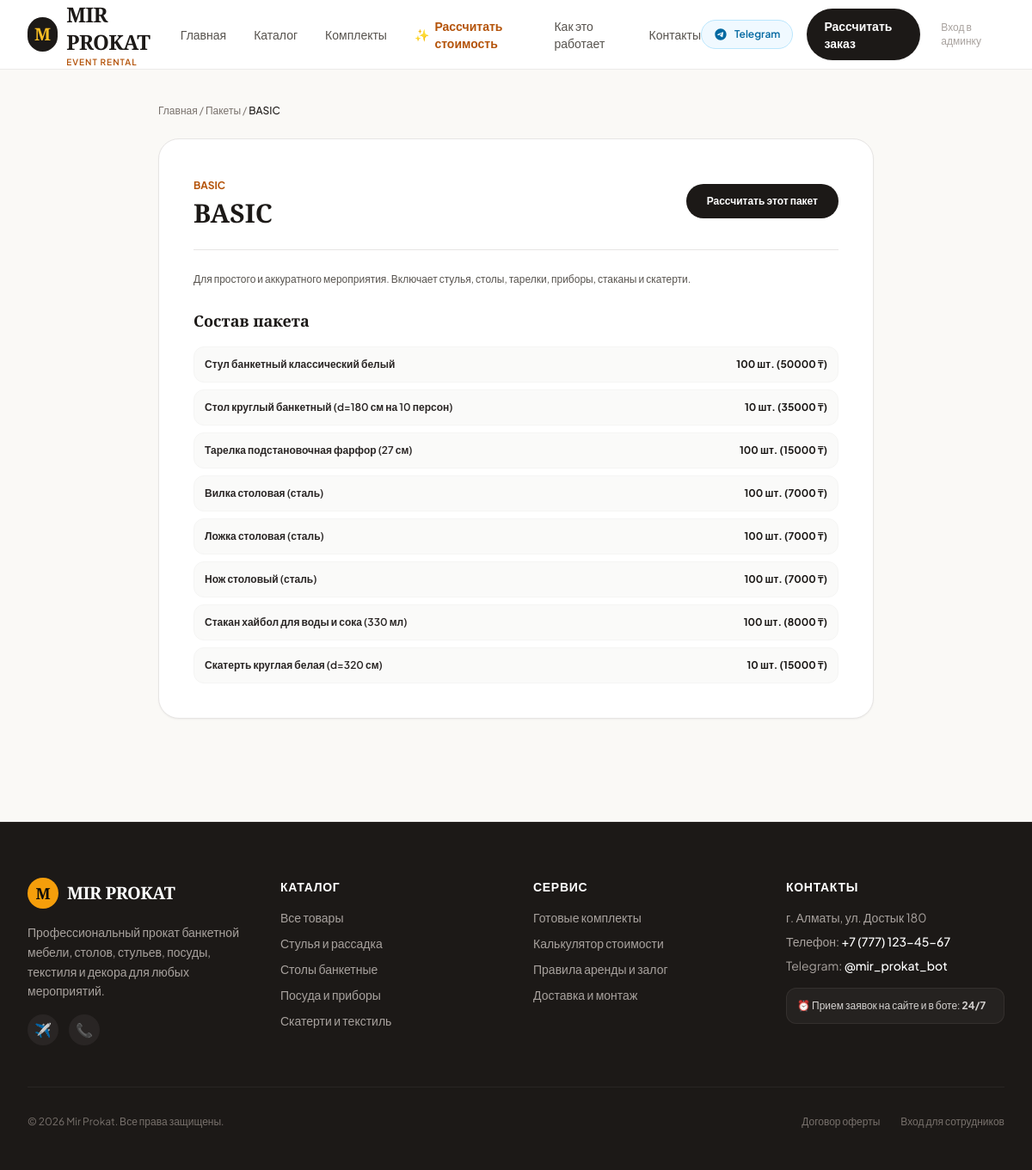
Page /packages/basic/ on the committed database.
### apps/catalog/models.py (models this page shows, shortened)
class Package(models.Model):
    TIER_BASIC = 'basic'
    TIER_STANDARD = 'standard'
    TIER_PREMIUM = 'premium'
    TIER_CHOICES = [
        (TIER_BASIC, 'BASIC'),
        (TIER_STANDARD, 'STANDARD'),
        (TIER_PREMIUM, 'PREMIUM'),
    ]
    name = models.CharField(_('Название'), max_length=100)
    slug = models.SlugField(_('URL'), unique=True)
    tier = models.CharField(_('Уровень'), max_length=20, choices=TIER_CHOICES, default=TIER_BASIC)
    description = models.TextField(_('Описание'), blank=True)
    image = models.ImageField(_('Фото'), upload_to='packages/', blank=True, null=True)
    base_price_override = models.DecimalField(
        _('Фиксированная цена (если задана, используется вместо расчётной)'),
        max_digits=12, decimal_places=2, null=True, blank=True
    )
    price_per_guest = models.DecimalField(
        _('Цена за гостя (если 0 — рассчитывается из товаров)'),
        max_digits=10, decimal_places=2, default=0
    )
    is_active = models.BooleanField(_('Активен'), default=True)
    is_featured = models.BooleanField(_('Рекомендуемый'), default=False)
    order = models.PositiveIntegerField(_('Порядок отображения'), default=0)
    created_at = models.DateTimeField(auto_now_add=True)
    class Meta:
        verbose_name = _('Пакет')
        verbose_name_plural = _('Пакеты')
        ordering = ['order', 'tier']
    def calculate_price(self, guest_count):
        if self.base_price_override:
            return self.base_price_override
        if self.price_per_guest > 0:
            return self.price_per_guest * guest_count
        total = 0
        for item in self.items.select_related('product'):
            qty = item.get_quantity_for_guests(guest_count)
            total += qty * item.product.rental_price
        return total
    def get_items_for_guests(self, guest_count):
        result = []
        for item in self.items.select_related('product'):
            qty = item.get_quantity_for_guests(guest_count)
            result.append({
                'product': item.product,
                'quantity': qty,
                'price': qty * item.product.rental_price,
            })
        return result

class Product(models.Model):
    category = models.ForeignKey(
        Category, on_delete=models.CASCADE,
        related_name='products', verbose_name=_('Категория')
    )
    name = models.CharField(_('Название'), max_length=200)
    slug = models.SlugField(_('URL'), unique=True)
    description = models.TextField(_('Описание'), blank=True)
    image = models.ImageField(_('Фото'), upload_to='products/', blank=True, null=True)
    total_quantity = models.PositiveIntegerField(_('Всего на складе'), default=0)
    in_repair = models.PositiveIntegerField(_('На ремонте'), default=0)
    min_stock = models.PositiveIntegerField(_('Минимальный остаток'), default=5)
    rental_price = models.DecimalField(_('Цена аренды (₸)'), max_digits=10, decimal_places=2, default=0)
    deposit = models.DecimalField(_('Залог (₸)'), max_digits=10, decimal_places=2, default=0)
    guests_per_unit = models.PositiveIntegerField(
        _('Гостей на единицу'),
        default=1,
        help_text='Например: 10 — значит 1 единица на 10 гостей (для столов). 1 — одна единица на гостя.'
    )
    is_active = models.BooleanField(_('Активен'), default=True)
    created_at = models.DateTimeField(auto_now_add=True)
    updated_at = models.DateTimeField(auto_now=True)
    class Meta:
        verbose_name = _('Товар')
        verbose_name_plural = _('Товары')
        ordering = ['category', 'name']

### apps/catalog/views.py (the view)
# urls.py: path('packages/<slug:slug>/', views.package_detail_view, name='package_detail'),
def package_detail_view(request, slug):
    package = get_object_or_404(Package, slug=slug, is_active=True)
    guests = int(request.GET.get('guests', 100))
    items = package.get_items_for_guests(guests)
    price = package.calculate_price(guests)
    context = {
        'package': package,
        'guests': guests,
        'items': items,
        'price': price,
    }
    return render(request, 'site/package_detail.html', context)

### apps/catalog/context_processors.py (called while the page is built)
def categories_processor(request):
    return {
        'all_categories': Category.objects.filter(is_active=True).order_by('order', 'name')
    }

### apps/catalog/models.py (called while the page is built)
    def get_quantity_for_guests(self, guest_count):
        import math
        qty = math.ceil(float(self.quantity_per_guest) * guest_count)
        return max(qty, self.min_quantity)

### templates/site/package_detail.html (shortened to what this page needs)
{% extends 'base.html' %}
{% block content %}
<div class="max-w-4xl mx-auto px-4 sm:px-6 lg:px-8 py-10" x-data="{ guests: {{ guests }} }">
    <div class="mb-6 text-xs text-stone-500">
        <a href="{% url 'catalog:home' %}" class="hover:text-amber-700">Главная</a> /
        <a href="{% url 'catalog:packages' %}" class="hover:text-amber-700">Пакеты</a> /
        <span class="text-stone-900 font-medium">{{ package.name }}</span>
    </div>
    <div class="bg-white rounded-3xl border border-stone-200 p-8 sm:p-10 shadow-sm">
        <div class="flex flex-col sm:flex-row justify-between items-start sm:items-center gap-4 pb-6 border-b border-stone-200">
            <div>
                <span class="text-xs uppercase font-bold text-amber-700">{{ package.get_tier_display }}</span>
                <h1 class="font-serif text-3xl font-bold text-stone-900 mt-1">{{ package.name }}</h1>
            </div>
            <a :href="'{% url 'catalog:calculator' %}?package_id={{ package.id }}&guests=' + guests" class="px-6 py-3 rounded-full bg-stone-900 text-white font-semibold text-xs hover:bg-amber-600 transition">
                Рассчитать этот пакет
            </a>
        </div>
        <p class="text-xs text-stone-600 my-6 leading-relaxed">{{ package.description }}</p>
        <h3 class="font-serif text-lg font-bold text-stone-900 mb-4">Состав пакета</h3>
        <div class="space-y-2 text-xs">
            {% for itm in items %}
            <div class="flex items-center justify-between p-3 rounded-xl bg-stone-50 border border-stone-100">
                <span class="font-semibold text-stone-800">{{ itm.product.name }}</span>
                <span class="font-bold text-stone-900">{{ itm.quantity }} шт. ({{ itm.price|floatformat:0 }} ₸)</span>
            </div>
            {% endfor %}
        </div>
    </div>
</div>
{% endblock %}

### templates/base.html (shortened to what this page needs)
<!DOCTYPE html>
<html lang="ru" class="scroll-smooth">
<head>
    <script src="https://cdn.tailwindcss.com"></script>
</head>
<body class="bg-[#FAF9F6] text-stone-800 antialiased font-sans selection:bg-amber-100 selection:text-amber-900 flex flex-col min-h-screen" x-data="{ mobileMenu: false }">
    <header class="sticky top-0 z-50 glass-nav border-b border-stone-200/80 transition-all">
        <div class="max-w-7xl mx-auto px-4 sm:px-6 lg:px-8">
            <div class="flex items-center justify-between h-20">
                <div class="flex items-center space-x-3">
                    <a href="{% url 'catalog:home' %}" class="flex items-center space-x-2.5">
                        <div class="w-10 h-10 rounded-full bg-stone-900 text-amber-400 flex items-center justify-center font-serif font-bold text-xl shadow-sm">
                            M
                        </div>
                        <div>
                            <span class="font-serif font-bold text-2xl tracking-tight text-stone-900">MIR PROKAT</span>
                            <span class="block text-[10px] tracking-widest uppercase font-semibold text-amber-700">Event Rental</span>
                        </div>
                    </a>
                </div>
                <nav class="hidden md:flex items-center space-x-8 text-sm font-medium text-stone-600">
                    <a href="{% url 'catalog:home' %}" class="hover:text-amber-700 transition">Главная</a>
                    <a href="{% url 'catalog:catalog' %}" class="hover:text-amber-700 transition">Каталог</a>
                    <a href="{% url 'catalog:packages' %}" class="hover:text-amber-700 transition">Комплекты</a>
                    <a href="{% url 'catalog:calculator' %}" class="text-amber-700 font-semibold hover:text-amber-800 transition flex items-center gap-1.5">
                        <span>✨</span> Рассчитать стоимость
                    </a>
                    <a href="{% url 'catalog:how_it_works' %}" class="hover:text-amber-700 transition">Как это работает</a>
                    <a href="{% url 'catalog:contacts' %}" class="hover:text-amber-700 transition">Контакты</a>
                </nav>
                <div class="hidden md:flex items-center space-x-4">
                    <a href="https://t.me/mir_prokat_bot" target="_blank" class="inline-flex items-center gap-2 px-3.5 py-2 rounded-full text-xs font-semibold bg-sky-50 text-sky-700 hover:bg-sky-100 transition border border-sky-200">
                        Telegram
                    </a>
                    <a href="{% url 'catalog:calculator' %}" class="px-5 py-2.5 rounded-full text-sm font-semibold bg-stone-900 text-white hover:bg-stone-800 transition shadow-sm hover:shadow">
                        Рассчитать заказ
                    </a>
                    <a href="{% url 'admin_panel:dashboard' %}" class="text-xs text-stone-400 hover:text-stone-700 px-2 py-1">
                        Вход в админку
                    </a>
                </div>
            </div>
        </div>
    </header>
    <main class="flex-grow">
        {% block content %}{% endblock %}
    </main>
    <footer class="bg-stone-900 text-stone-300 pt-16 pb-12 mt-20 border-t border-stone-800">
        <div class="max-w-7xl mx-auto px-4 sm:px-6 lg:px-8">
            <div class="grid grid-cols-1 md:grid-cols-4 gap-10 pb-12 border-b border-stone-800">
                <div class="md:col-span-1">
                    <div class="flex items-center space-x-2.5 mb-4">
                        <div class="w-9 h-9 rounded-full bg-amber-500 text-stone-950 flex items-center justify-center font-serif font-bold text-lg">
                            M
                        </div>
                        <span class="font-serif font-bold text-xl text-white tracking-tight">MIR PROKAT</span>
                    </div>
                    <p class="text-sm text-stone-400 leading-relaxed">
                        Профессиональный прокат банкетной мебели, столов, стульев, посуды, текстиля и декора для любых мероприятий.
                    </p>
                    <div class="mt-4 flex gap-3">
                        <a href="https://t.me/mir_prokat_bot" class="w-9 h-9 rounded-full bg-stone-800 hover:bg-stone-700 flex items-center justify-center text-stone-300 hover:text-white transition">
                            ✈️
                        </a>
                        <a href="tel:+77771234567" class="w-9 h-9 rounded-full bg-stone-800 hover:bg-stone-700 flex items-center justify-center text-stone-300 hover:text-white transition">
                            📞
                        </a>
                    </div>
                </div>
                <div>
                    <h4 class="text-white font-semibold text-sm mb-4 uppercase tracking-wider">Каталог</h4>
                    <ul class="space-y-2.5 text-sm text-stone-400">
                        <li><a href="{% url 'catalog:catalog' %}" class="hover:text-amber-400 transition">Все товары</a></li>
                        <li><a href="{% url 'catalog:category_products' 'stulya' %}" class="hover:text-amber-400 transition">Стулья и рассадка</a></li>
                        <li><a href="{% url 'catalog:category_products' 'stoly' %}" class="hover:text-amber-400 transition">Столы банкетные</a></li>
                        <li><a href="{% url 'catalog:category_products' 'posuda' %}" class="hover:text-amber-400 transition">Посуда и приборы</a></li>
                        <li><a href="{% url 'catalog:category_products' 'tekstil' %}" class="hover:text-amber-400 transition">Скатерти и текстиль</a></li>
                    </ul>
                </div>
                <div>
                    <h4 class="text-white font-semibold text-sm mb-4 uppercase tracking-wider">Сервис</h4>
                    <ul class="space-y-2.5 text-sm text-stone-400">
                        <li><a href="{% url 'catalog:packages' %}" class="hover:text-amber-400 transition">Готовые комплекты</a></li>
                        <li><a href="{% url 'catalog:calculator' %}" class="hover:text-amber-400 transition">Калькулятор стоимости</a></li>
                        <li><a href="{% url 'catalog:how_it_works' %}" class="hover:text-amber-400 transition">Правила аренды и залог</a></li>
                        <li><a href="{% url 'catalog:contacts' %}" class="hover:text-amber-400 transition">Доставка и монтаж</a></li>
                    </ul>
                </div>
                <div>
                    <h4 class="text-white font-semibold text-sm mb-4 uppercase tracking-wider">Контакты</h4>
                    <p class="text-sm text-stone-400 mb-2">г. Алматы, ул. Достык 180</p>
                    <p class="text-sm text-stone-400 mb-2">Телефон: <a href="tel:+77771234567" class="text-white font-medium hover:text-amber-400">+7 (777) 123-45-67</a></p>
                    <p class="text-sm text-stone-400 mb-4">Telegram: <a href="https://t.me/mir_prokat_bot" class="text-white font-medium hover:text-amber-400">@mir_prokat_bot</a></p>
                    <div class="p-3 rounded-xl bg-stone-800/80 border border-stone-700/50 text-xs text-stone-300">
                        ⏰ Прием заявок на сайте и в боте: <b>24/7</b>
                    </div>
                </div>
            </div>
            <div class="pt-8 flex flex-col sm:flex-row items-center justify-between text-xs text-stone-500">
                <p>© 2026 Mir Prokat. Все права защищены.</p>
                <div class="flex space-x-6 mt-4 sm:mt-0">
                    <a href="{% url 'catalog:how_it_works' %}" class="hover:text-stone-300">Договор оферты</a>
                    <a href="{% url 'admin_panel:dashboard' %}" class="hover:text-stone-300">Вход для сотрудников</a>
                </div>
            </div>
        </div>
    </footer>
</body>
</html>

### templates/base.html (style rules this page uses)
.glass-nav { background: rgba(255, 255, 255, 0.92); backdrop-filter: blur(12px); }

### rows in the picture
Package: name "BASIC", tier "BASIC", description "Для простого и аккуратного мероприятия. Включает стулья, столы, тарелки, приборы, стаканы и скатерти."
Product: product.name "Стул банкетный классический белый", quantity "100", price "50000"
Product: product.name "Стол круглый банкетный (d=180 см на 10 персон)", quantity "10", price "35000"
Product: product.name "Тарелка подстановочная фарфор (27 см)", quantity "100", price "15000"
Product: product.name "Вилка столовая (сталь)", quantity "100", price "7000"
Product: product.name "Ложка столовая (сталь)", quantity "100", price "7000"
Product: product.name "Нож столовый (сталь)", quantity "100", price "7000"
Product: product.name "Стакан хайбол для воды и сока (330 мл)", quantity "100", price "8000"
Product: product.name "Скатерть круглая белая (d=320 см)", quantity "10", price "15000"
